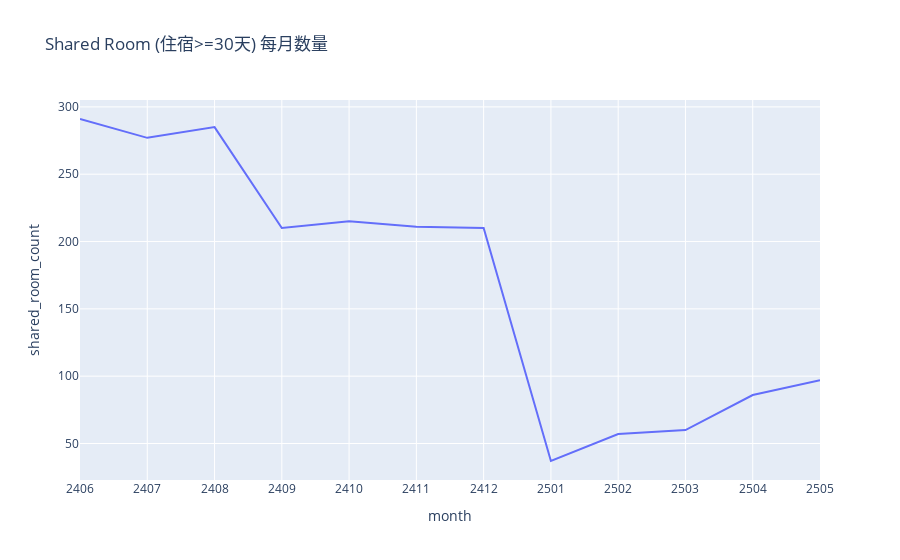
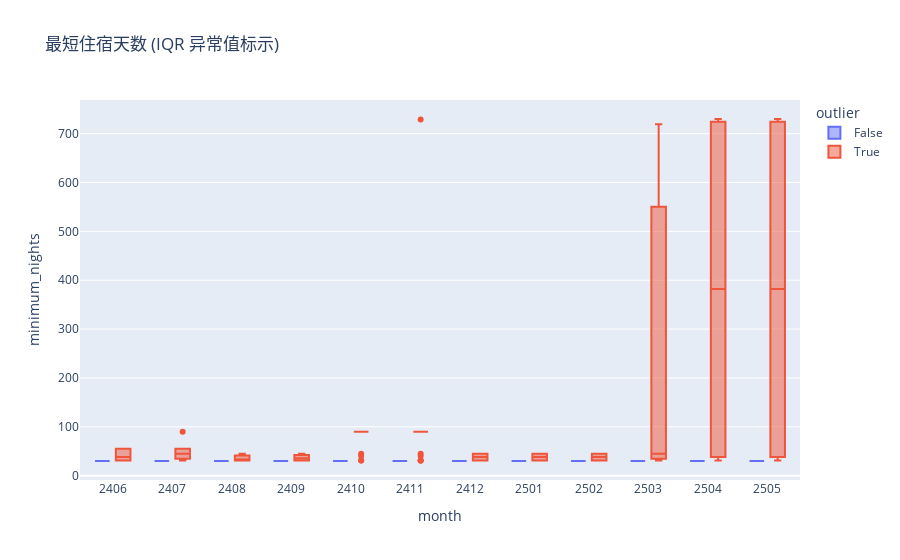
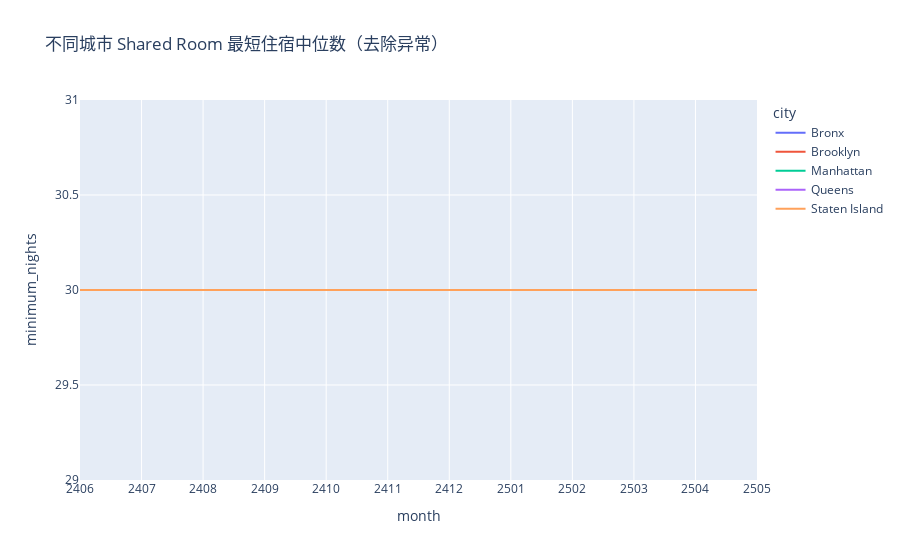
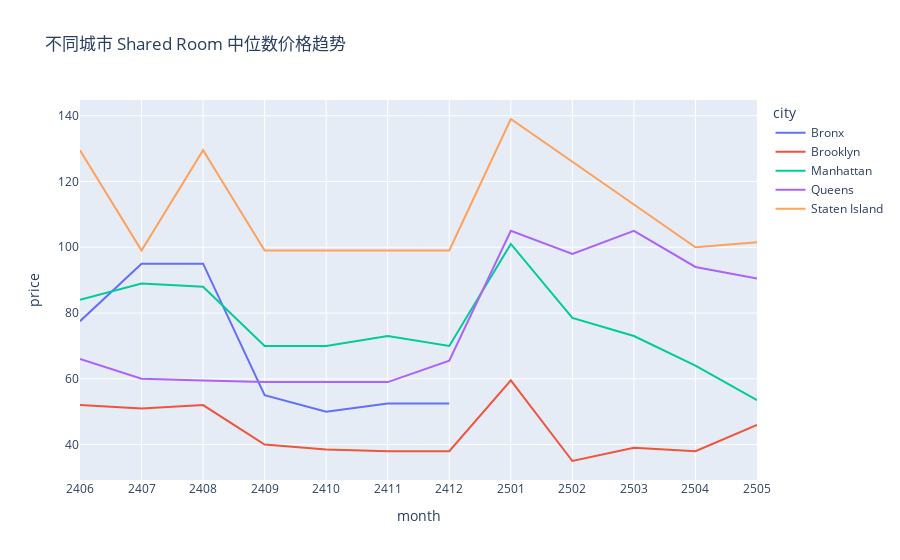

These figures' notebook cell, in order:
### Code cell
import plotly.express as px

# 1. Shared room 数量变化
fig1 = px.line(listing_count, x='month', y='shared_room_count',
               title='Shared Room (住宿>=30天) 每月数量')

# 2. 异常值盒状图
fig2 = px.box(shared_long_stays, x='month', y='minimum_nights', color='outlier',
              points='outliers', title='最短住宿天数 (IQR 异常值标示)')

# 3. 城市 vs 最短住宿中位数
fig3 = px.line(city_comparison, x='month', y='minimum_nights', color='city',
               title='不同城市 Shared Room 最短住宿中位数（去除异常）')

# 4. 城市 vs 中位数价格
fig4 = px.line(median_price, x='month', y='price', color='city',
               title='不同城市 Shared Room 中位数价格趋势')

# 展示所有图
fig1.show()
fig2.show()
fig3.show()
fig4.show()

### Figure 1 — Plotly figure (JSON) as saved in the notebook; plotly's stock layout.template omitted (floating-point values rounded to 4 significant figures)
{"data": [{"hovertemplate": "month=%{x}<br>shared_room_count=%{y}<extra></extra>", "legendgroup": "", "line": {"color": "#636efa", "dash": "solid"}, "marker": {"symbol": "circle"}, "mode": "lines", "name": "", "orientation": "v", "showlegend": false, "type": "scatter", "x": ["2406", "2407", "2408", "2409", "2410", "2411", "2412", "2501", "2502", "2503", "2504", "2505"], "xaxis": "x", "y": [291, 277, 285, 210, 215, 211, 210, 37, 57, 60, 86, 97], "yaxis": "y"}], "layout": {"legend": {"tracegroupgap": 0}, "title": {"text": "Shared Room (住宿>=30天) 每月数量"}, "xaxis": {"anchor": "y", "domain": [0, 1], "title": {"text": "month"}}, "yaxis": {"anchor": "x", "domain": [0, 1], "title": {"text": "shared_room_count"}}}}

### Figure 2 — Plotly figure (JSON) as saved in the notebook; plotly's stock layout.template omitted (floating-point values rounded to 4 significant figures; data arrays with more than 128 entries replaced by an {"elided": "..."} marker saying what was removed)
{"data": [{"alignmentgroup": "True", "boxpoints": "outliers", "hovertemplate": "outlier=False<br>month=%{x}<br>minimum_nights=%{y}<extra></extra>", "legendgroup": "False", "marker": {"color": "#636efa"}, "name": "False", "notched": false, "offsetgroup": "False", "orientation": "v", "showlegend": true, "type": "box", "x": {"elided": "1917 str values"}, "x0": " ", "xaxis": "x", "y": {"elided": "1917 int values"}, "y0": " ", "yaxis": "y"}, {"alignmentgroup": "True", "boxpoints": "outliers", "hovertemplate": "outlier=True<br>month=%{x}<br>minimum_nights=%{y}<extra></extra>", "legendgroup": "True", "marker": {"color": "#EF553B"}, "name": "True", "notched": false, "offsetgroup": "True", "orientation": "v", "showlegend": true, "type": "box", "x": ["2406", "2406", "2406", "2406", "2406", "2406", "2406", "2406", "2406", "2406", "2407", "2407", "2407", "2407", "2407", "2407", "2407", "2408", "2408", "2408", "2409", "2409", "2409", "2409", "2410", "2410", "2410", "2410", "2410", "2410", "2410", "2410", "2410", "2410", "2410", "2410", "2410", "2410", "2410", "2410", "2410", "2410", "2410", "2410", "2410", "2410", "2410", "2410", "2410", "2410", "2410", "2410", "2410", "2410", "2410", "2410", "2410", "2410", "2410", "2410", "2410", "2410", "2410", "2410", "2410", "2410", "2410", "2410", "2410", "2410", "2411", "2411", "2411", "2411", "2411", "2411", "2411", "2411", "2411", "2411", "2411", "2411", "2411", "2411", "2411", "2411", "2411", "2411", "2411", "2411", "2411", "2411", "2411", "2411", "2411", "2411", "2411", "2411", "2411", "2411", "2411", "2411", "2412", "2412", "2501", "2501", "2502", "2502", "2503", "2503", "2503", "2504", "2504", "2504", "2504", "2505", "2505", "2505", "2505"], "x0": " ", "xaxis": "x", "y": [31, 45, 31, 45, 31, 31, 31, 55, 55, 55, 31, 90, 45, 45, 31, 55, 55, 45, 31, 31, 40, 31, 45, 31, 90, 90, 90, 90, 90, 90, 90, 90, 90, 90, 40, 90, 90, 90, 31, 90, 90, 90, 90, 90, 90, 90, 90, 90, 90, 90, 90, 90, 90, 90, 90, 90, 90, 90, 31, 90, 90, 90, 90, 90, 90, 90, 45, 90, 90, 90, 31, 90, 90, 90, 90, 90, 90, 90, 90, 90, 90, 45, 90, 90, 31, 90, 90, 31, 90, 90, 90, 90, 90, 90, 90, 40, 90, 729, 90, 90, 90, 90, 45, 31, 31, 45, 31, 45, 45, 31, 719, 45, 31, 730, 719, 45, 31, 730, 719], "y0": " ", "yaxis": "y"}], "layout": {"boxmode": "group", "legend": {"title": {"text": "outlier"}, "tracegroupgap": 0}, "title": {"text": "最短住宿天数 (IQR 异常值标示)"}, "xaxis": {"anchor": "y", "domain": [0, 1], "title": {"text": "month"}}, "yaxis": {"anchor": "x", "domain": [0, 1], "title": {"text": "minimum_nights"}}}}

### Figure 3 — Plotly figure (JSON) as saved in the notebook; plotly's stock layout.template omitted (floating-point values rounded to 4 significant figures)
{"data": [{"hovertemplate": "city=Bronx<br>month=%{x}<br>minimum_nights=%{y}<extra></extra>", "legendgroup": "Bronx", "line": {"color": "#636efa", "dash": "solid"}, "marker": {"symbol": "circle"}, "mode": "lines", "name": "Bronx", "orientation": "v", "showlegend": true, "type": "scatter", "x": ["2406", "2407", "2408", "2409", "2410", "2411", "2412"], "xaxis": "x", "y": [30.0, 30.0, 30.0, 30.0, 30.0, 30.0, 30.0], "yaxis": "y"}, {"hovertemplate": "city=Brooklyn<br>month=%{x}<br>minimum_nights=%{y}<extra></extra>", "legendgroup": "Brooklyn", "line": {"color": "#EF553B", "dash": "solid"}, "marker": {"symbol": "circle"}, "mode": "lines", "name": "Brooklyn", "orientation": "v", "showlegend": true, "type": "scatter", "x": ["2406", "2407", "2408", "2409", "2410", "2411", "2412", "2501", "2502", "2503", "2504", "2505"], "xaxis": "x", "y": [30.0, 30.0, 30.0, 30.0, 30.0, 30.0, 30.0, 30.0, 30.0, 30.0, 30.0, 30.0], "yaxis": "y"}, {"hovertemplate": "city=Manhattan<br>month=%{x}<br>minimum_nights=%{y}<extra></extra>", "legendgroup": "Manhattan", "line": {"color": "#00cc96", "dash": "solid"}, "marker": {"symbol": "circle"}, "mode": "lines", "name": "Manhattan", "orientation": "v", "showlegend": true, "type": "scatter", "x": ["2406", "2407", "2408", "2409", "2410", "2411", "2412", "2501", "2502", "2503", "2504", "2505"], "xaxis": "x", "y": [30.0, 30.0, 30.0, 30.0, 30.0, 30.0, 30.0, 30.0, 30.0, 30.0, 30.0, 30.0], "yaxis": "y"}, {"hovertemplate": "city=Queens<br>month=%{x}<br>minimum_nights=%{y}<extra></extra>", "legendgroup": "Queens", "line": {"color": "#ab63fa", "dash": "solid"}, "marker": {"symbol": "circle"}, "mode": "lines", "name": "Queens", "orientation": "v", "showlegend": true, "type": "scatter", "x": ["2406", "2407", "2408", "2409", "2410", "2411", "2412", "2501", "2502", "2503", "2504", "2505"], "xaxis": "x", "y": [30.0, 30.0, 30.0, 30.0, 30.0, 30.0, 30.0, 30.0, 30.0, 30.0, 30.0, 30.0], "yaxis": "y"}, {"hovertemplate": "city=Staten Island<br>month=%{x}<br>minimum_nights=%{y}<extra></extra>", "legendgroup": "Staten Island", "line": {"color": "#FFA15A", "dash": "solid"}, "marker": {"symbol": "circle"}, "mode": "lines", "name": "Staten Island", "orientation": "v", "showlegend": true, "type": "scatter", "x": ["2406", "2407", "2408", "2409", "2410", "2411", "2412", "2501", "2504", "2505"], "xaxis": "x", "y": [30.0, 30.0, 30.0, 30.0, 30.0, 30.0, 30.0, 30.0, 30.0, 30.0], "yaxis": "y"}], "layout": {"legend": {"title": {"text": "city"}, "tracegroupgap": 0}, "title": {"text": "不同城市 Shared Room 最短住宿中位数（去除异常）"}, "xaxis": {"anchor": "y", "domain": [0, 1], "title": {"text": "month"}}, "yaxis": {"anchor": "x", "domain": [0, 1], "title": {"text": "minimum_nights"}}}}

### Figure 4 — Plotly figure (JSON) as saved in the notebook; plotly's stock layout.template omitted (floating-point values rounded to 4 significant figures)
{"data": [{"hovertemplate": "city=Bronx<br>month=%{x}<br>price=%{y}<extra></extra>", "legendgroup": "Bronx", "line": {"color": "#636efa", "dash": "solid"}, "marker": {"symbol": "circle"}, "mode": "lines", "name": "Bronx", "orientation": "v", "showlegend": true, "type": "scatter", "x": ["2406", "2407", "2408", "2409", "2410", "2411", "2412"], "xaxis": "x", "y": [77.5, 95.0, 95.0, 55.0, 50.0, 52.5, 52.5], "yaxis": "y"}, {"hovertemplate": "city=Brooklyn<br>month=%{x}<br>price=%{y}<extra></extra>", "legendgroup": "Brooklyn", "line": {"color": "#EF553B", "dash": "solid"}, "marker": {"symbol": "circle"}, "mode": "lines", "name": "Brooklyn", "orientation": "v", "showlegend": true, "type": "scatter", "x": ["2406", "2407", "2408", "2409", "2410", "2411", "2412", "2501", "2502", "2503", "2504", "2505"], "xaxis": "x", "y": [52.0, 51.0, 52.0, 40.0, 38.5, 38.0, 38.0, 59.5, 35.0, 39.0, 38.0, 46.0], "yaxis": "y"}, {"hovertemplate": "city=Manhattan<br>month=%{x}<br>price=%{y}<extra></extra>", "legendgroup": "Manhattan", "line": {"color": "#00cc96", "dash": "solid"}, "marker": {"symbol": "circle"}, "mode": "lines", "name": "Manhattan", "orientation": "v", "showlegend": true, "type": "scatter", "x": ["2406", "2407", "2408", "2409", "2410", "2411", "2412", "2501", "2502", "2503", "2504", "2505"], "xaxis": "x", "y": [84.0, 89.0, 88.0, 70.0, 70.0, 73.0, 70.0, 101.0, 78.5, 73.0, 64.0, 53.5], "yaxis": "y"}, {"hovertemplate": "city=Queens<br>month=%{x}<br>price=%{y}<extra></extra>", "legendgroup": "Queens", "line": {"color": "#ab63fa", "dash": "solid"}, "marker": {"symbol": "circle"}, "mode": "lines", "name": "Queens", "orientation": "v", "showlegend": true, "type": "scatter", "x": ["2406", "2407", "2408", "2409", "2410", "2411", "2412", "2501", "2502", "2503", "2504", "2505"], "xaxis": "x", "y": [66.0, 60.0, 59.5, 59.0, 59.0, 59.0, 65.5, 105.0, 98.0, 105.0, 94.0, 90.5], "yaxis": "y"}, {"hovertemplate": "city=Staten Island<br>month=%{x}<br>price=%{y}<extra></extra>", "legendgroup": "Staten Island", "line": {"color": "#FFA15A", "dash": "solid"}, "marker": {"symbol": "circle"}, "mode": "lines", "name": "Staten Island", "orientation": "v", "showlegend": true, "type": "scatter", "x": ["2406", "2407", "2408", "2409", "2410", "2411", "2412", "2501", "2504", "2505"], "xaxis": "x", "y": [129.5, 99.0, 129.5, 99.0, 99.0, 99.0, 99.0, 139.0, 100.0, 101.5], "yaxis": "y"}], "layout": {"legend": {"title": {"text": "city"}, "tracegroupgap": 0}, "title": {"text": "不同城市 Shared Room 中位数价格趋势"}, "xaxis": {"anchor": "y", "domain": [0, 1], "title": {"text": "month"}}, "yaxis": {"anchor": "x", "domain": [0, 1], "title": {"text": "price"}}}}
